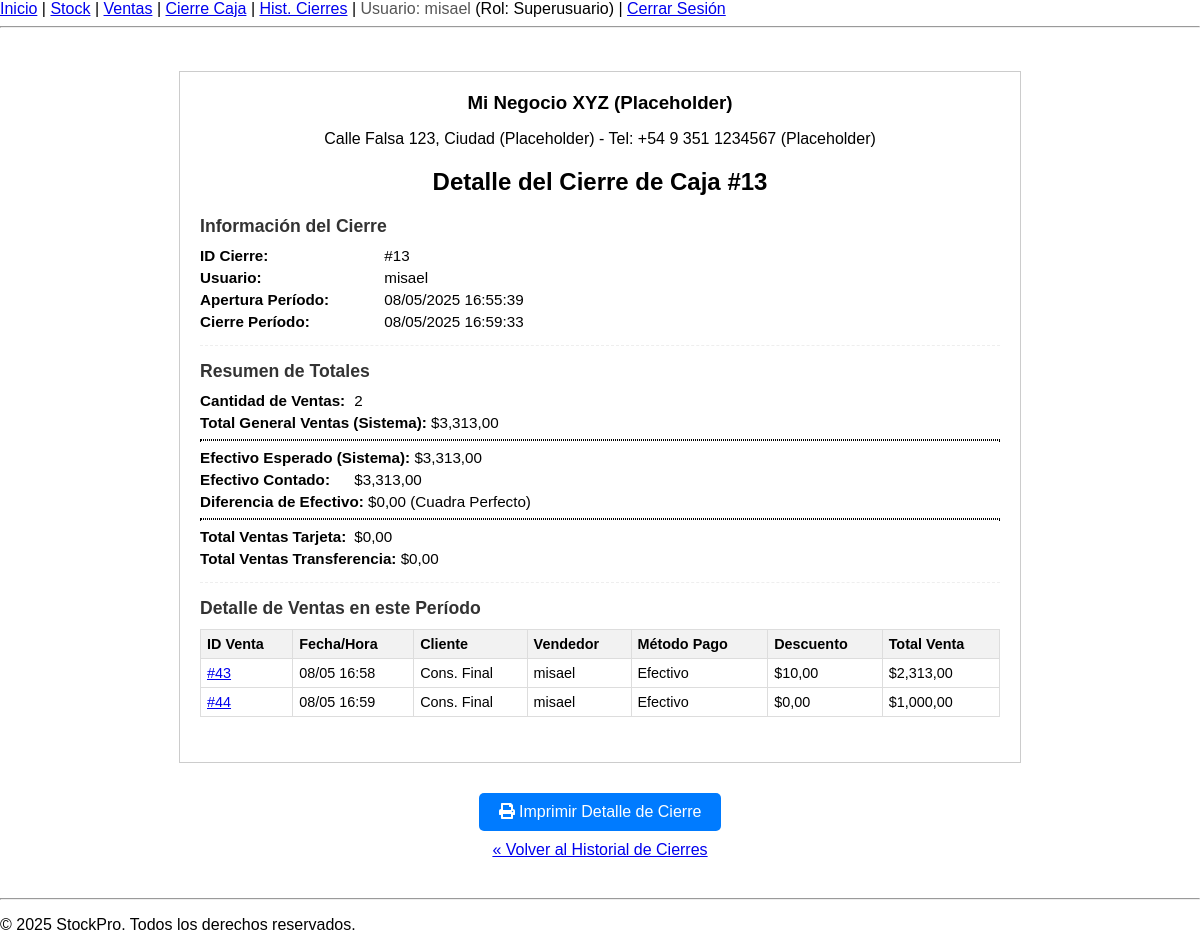
/closures/detail/13/ (signed in), run on the app's committed database.
### applications/closures/models.py (models this page shows, shortened)
class CashClosure(models.Model):
    closing_time = models.DateTimeField(default=timezone.now, verbose_name="Fecha y Hora de Cierre")
    user = models.ForeignKey(
        settings.AUTH_USER_MODEL,
        on_delete=models.SET_NULL, # O models.PROTECT si no quieres que se borren cierres si se borra el usuario
        null=True, # Permitir nulo si el usuario es borrado y se eligió SET_NULL
        verbose_name="Usuario que Cierra"
    )
    opening_time = models.DateTimeField(verbose_name="Fecha y Hora de Apertura del Período")
    closing_time = models.DateTimeField(default=timezone.now, verbose_name="Fecha y Hora de Cierre")
    user = models.ForeignKey(
        settings.AUTH_USER_MODEL,
        on_delete=models.SET_NULL,
        null=True,
        verbose_name="Usuario que Cierra"
    )
    expected_cash = models.DecimalField(max_digits=12, decimal_places=2, default=Decimal('0.00'), verbose_name="Efectivo Esperado (Sistema)")
    total_card_sales = models.DecimalField(max_digits=12, decimal_places=2, default=Decimal('0.00'), verbose_name="Total Ventas Tarjeta")
    total_transfer_sales = models.DecimalField(max_digits=12, decimal_places=2, default=Decimal('0.00'), verbose_name="Total Ventas Transferencia")
    grand_total_sales = models.DecimalField(max_digits=12, decimal_places=2, default=Decimal('0.00'), verbose_name="Total General de Ventas (Calculado)")
    total_sales_count = models.PositiveIntegerField(default=0, verbose_name="Cantidad Total de Ventas")
    counted_cash = models.DecimalField(max_digits=12, decimal_places=2, verbose_name="Efectivo Contado en Caja")
    cash_difference = models.DecimalField(max_digits=12, decimal_places=2, default=Decimal('0.00'), verbose_name="Diferencia de Efectivo")
    notes = models.TextField(blank=True, null=True, verbose_name="Notas / Observaciones")
    class Meta:
        verbose_name = "Cierre de Caja"
        verbose_name_plural = "Cierres de Caja"
        ordering = ['-closing_time']

### applications/sales/models.py (models this page shows, shortened)
class Sale(models.Model):
    PAYMENT_METHOD_CHOICES = [
        ('cash', 'Efectivo'),
        ('card', 'Tarjeta'),
        ('transfer', 'Transferencia'),
    ]
    client = models.ForeignKey(
        Client,
        on_delete=models.SET_NULL,
        null=True,
        blank=True,
        verbose_name="Cliente"
    )
    seller = models.ForeignKey(
        settings.AUTH_USER_MODEL,
        on_delete=models.SET_NULL,
        null=True,
        verbose_name="Vendedor"
    )
    sale_date = models.DateTimeField(default=timezone.now, verbose_name="Fecha de Venta")
    total_amount = models.DecimalField(
        max_digits=12, decimal_places=2, default=Decimal('0.00'),
        verbose_name="Monto Total (Final)"
    )
    discount_amount = models.DecimalField(
        max_digits=10, decimal_places=2, default=Decimal('0.00'),
        verbose_name="Monto Descuento"
    )
    payment_method = models.CharField(
        max_length=20,
        choices=PAYMENT_METHOD_CHOICES,
        default='cash',
        verbose_name="Método de Pago"
    )
    amount_received = models.DecimalField( # Específico para efectivo
        max_digits=12, decimal_places=2, null=True, blank=True,
        verbose_name="Monto Recibido (Efectivo)"
    )
    change_given = models.DecimalField( # Específico para efectivo
        max_digits=12, decimal_places=2, null=True, blank=True,
        verbose_name="Cambio Entregado (Efectivo)"
    )
    discount_reason = models.CharField(
        max_length=255, blank=True, null=True,
        verbose_name="Razón Descuento"
    )
    notes = models.TextField(blank=True, null=True, verbose_name="Notas Adicionales")
    class Meta:
        verbose_name = "Venta"
        verbose_name_plural = "Ventas"
        ordering = ['-sale_date']

### applications/closures/views.py (the view)
# urls.py: path('detail/<int:closure_id>/', views.closure_detail_view, name='closure_detail'),
@login_required
def closure_detail_view(request, closure_id):
    try:
        closure = CashClosure.objects.select_related('user').get(id=closure_id) # Client no está en CashClosure
        sales_in_closure_period = Sale.objects.filter(
            sale_date__gte=closure.opening_time,
            sale_date__lte=closure.closing_time
        ).select_related('client', 'seller').prefetch_related('details__product').order_by('sale_date')
    except CashClosure.DoesNotExist:
        messages.error(request, "El cierre de caja solicitado no existe.")
        return redirect(reverse('closures:closure_history'))
    context = {
        'closure': closure,
        'sales_in_period': sales_in_closure_period,
        'title': f'Detalle del Cierre de Caja #{closure.id}',
        'company_name': "Mi Negocio XYZ (Placeholder)",
        'company_address': "Calle Falsa 123, Ciudad (Placeholder)",
        'company_phone': "+54 9 351 1234567 (Placeholder)",
    }
    return render(request, 'closures/closure_detail.html', context)

### applications/closures/templates/closures/closure_detail.html (shortened to what this page needs)
{% extends 'base.html' %}
{% load humanize %}
{% block content %}
<div class="receipt-print-area">
    <div class="receipt-header">
        <h3>{{ company_name }}</h3>
        <p>{{ company_address }} - Tel: {{ company_phone }}</p>
        <h2>{{ title }}</h2>
    </div>
    <div class="receipt-section">
        <h4>Información del Cierre</h4>
        <div class="receipt-details">
            <p><strong>ID Cierre:</strong> #{{ closure.id }}</p>
            <p><strong>Usuario:</strong> {{ closure.user.username|default:"N/A" }}</p>
            <p><strong>Apertura Período:</strong> {{ closure.opening_time|date:"d/m/Y H:i:s" }}</p>
            <p><strong>Cierre Período:</strong> {{ closure.closing_time|date:"d/m/Y H:i:s" }}</p>
        </div>
    </div>
    <div class="receipt-section">
        <h4>Resumen de Totales</h4>
        <div class="receipt-details totals-summary">
            <p><strong>Cantidad de Ventas:</strong> {{ closure.total_sales_count }}</p>
            <p><strong>Total General Ventas (Sistema):</strong> ${{ closure.grand_total_sales|floatformat:2|intcomma }}</p>
            <hr style="border-style: dotted;">
            <p><strong>Efectivo Esperado (Sistema):</strong> ${{ closure.expected_cash|floatformat:2|intcomma }}</p>
            <p><strong>Efectivo Contado:</strong> ${{ closure.counted_cash|floatformat:2|intcomma }}</p>
            <p class="{% if closure.cash_difference < 0 %}text-danger{% elif closure.cash_difference > 0 %}text-success{% else %}text-dark{% endif %}">
                <strong>Diferencia de Efectivo:</strong> ${{ closure.cash_difference|floatformat:2|intcomma }}
                {% if closure.cash_difference < 0 %} (Faltante)
                {% elif closure.cash_difference > 0 %} (Sobrante)
                {% else %} (Cuadra Perfecto)
                {% endif %}
            </p>
            <hr style="border-style: dotted;">
            <p><strong>Total Ventas Tarjeta:</strong> ${{ closure.total_card_sales|floatformat:2|intcomma }}</p>
            <p><strong>Total Ventas Transferencia:</strong> ${{ closure.total_transfer_sales|floatformat:2|intcomma }}</p>
        </div>
    </div>
    <div class="receipt-section">
        <h4>Detalle de Ventas en este Período</h4>
        {% if sales_in_period %}
        <table class="sales-table">
            <thead>
                <tr>
                    <th>ID Venta</th>
                    <th>Fecha/Hora</th>
                    <th>Cliente</th>
                    <th>Vendedor</th>
                    <th>Método Pago</th>
                    <th>Descuento</th>
                    <th class="amount-col">Total Venta</th>
                </tr>
            </thead>
            <tbody>
                {% for sale in sales_in_period %}
                <tr>
                    <td><a href="{% url 'sales:sale_receipt' sale.id %}" target="_blank">#{{ sale.id }}</a></td>
                    <td>{{ sale.sale_date|date:"d/m H:i" }}</td>
                    <td>{{ sale.client.client_name|default:"Cons. Final" }}</td>
                    <td>{{ sale.seller.username|default:"N/A" }}</td>
                    <td>{{ sale.get_payment_method_display }}</td>
                    <td>${{ sale.discount_amount|floatformat:2 }}</td>
                    <td class="amount-col">${{ sale.total_amount|floatformat:2|intcomma }}</td>
                </tr>
                {% endfor %}
            </tbody>
        </table>
        {% else %}
        <p>No se registraron ventas en este período.</p>
        {% endif %}
    </div>
</div>
<div class="print-button-container">
    <button onclick="window.print();" class="print-button"><i class="fas fa-print"></i> Imprimir Detalle de Cierre</button>
</div>
<p class="back-link"><a href="{% url 'closures:closure_history' %}">&laquo; Volver al Historial de Cierres</a></p>
{% endblock %}

### stockpro/templates/base.html (shortened to what this page needs)
{% load static %}
<!DOCTYPE html>
<html lang="es">
<head>
</head>
<body>
    <header>
        <nav>
                    <a href="{% url 'home' %}">Inicio</a> |
                    <a href="{% url 'stock:manage_stock' %}">Stock</a> |
                    <a href="{% url 'sales:pos_view' %}">Ventas</a> |
                    <a href="{% url 'closures:perform_closure' %}">Cierre Caja</a> |
                    <a href="{% url 'closures:closure_history' %}">Hist. Cierres</a>
                    {% if user.is_authenticated %}
                       | <span style="color: #555;">Usuario: {{ user.username }}</span>
                       {% if user.groups.all %}
                           (Rol: {% for group in user.groups.all %}{{ group.name }}{% if not forloop.last %}, {% endif %}{% endfor %})
                       {% elif user.is_superuser %}
                           (Rol: Superusuario)
                       {% endif %}
                       | <a href="{% url 'logout' %}">Cerrar Sesión</a>
                    {% else %}
                       | <a href="{% url 'login' %}">Iniciar Sesión</a>
                    {% endif %}
                </nav>
        <hr>
    </header>
    <main class="container">
        {% block content %}{% endblock %}
    </main>
    <footer>
        <hr>
        <p>&copy; {% now "Y" %} StockPro. Todos los derechos reservados.</p>
    </footer>
</body>
</html>

### stockpro/templates/base.html (style rules this page uses)
body { font-family: sans-serif; margin: 20px; }
.container { max-width: 1200px; margin: 0 auto; padding: 15px; }

### applications/closures/templates/closures/closure_detail.html (style rules this page uses)
body { font-family: Arial, sans-serif; margin: 0; padding: 0; background-color: #fff; }
.receipt-print-area { max-width: 800px; margin: 20px auto; padding: 20px; border: 1px solid #ccc; }
.receipt-header { text-align: center; margin-bottom: 20px; }
.receipt-header h3 { margin: 0; }
.receipt-section { margin-bottom: 15px; padding-bottom: 10px; border-bottom: 1px dashed #eee; }
.receipt-section:last-child { border-bottom: none; }
.receipt-section h4 { margin-top: 0; margin-bottom: 10px; font-size: 1.1em; color: #333; }
.receipt-details p, .sales-list li { margin: 5px 0; font-size: 0.95em; }
.receipt-details strong { min-width: 180px; display: inline-block; }
.totals-summary strong { min-width: 150px; }
.sales-table { width: 100%; border-collapse: collapse; margin-top: 10px; font-size: 0.9em; }
.sales-table th, .sales-table td { border: 1px solid #ddd; padding: 6px; text-align: left; }
.sales-table th { background-color: #f2f2f2; }
.amount-col { text-align: right; }
.print-button-container { text-align: center; margin-top: 30px; }
.print-button { padding: 10px 20px; background-color: #007bff; color: white; border: none; border-radius: 5px; cursor: pointer; text-decoration: none; font-size: 1em; }
.back-link { display: block; text-align: center; margin-top:10px; }

### data on the page
CashClosure: id "13", user.username "misael", opening_time "08/05/2025 16:55:39", closing_time "08/05/2025 16:59:33", total_sales_count "2", grand_total_sales "3,313,00", expected_cash "3,313,00", counted_cash "3,313,00", cash_difference "0,00", total_card_sales "0,00", total_transfer_sales "0,00"
Sale: id "43", sale_date "08/05 16:58", client.client_name "Cons. Final", seller.username "misael", payment_method "Efectivo", discount_amount "10,00", total_amount "2,313,00"
Sale: id "44", sale_date "08/05 16:59", client.client_name "Cons. Final", seller.username "misael", payment_method "Efectivo", discount_amount "0,00", total_amount "1,000,00"

### other printed values
{{ user.username }} "misael"
{{ company_name }} "Mi Negocio XYZ (Placeholder)"
{{ company_address }} "Calle Falsa 123, Ciudad (Placeholder)"
{{ company_phone }} "+54 9 351 1234567 (Placeholder)"
{{ title }} "Detalle del Cierre de Caja #13"
